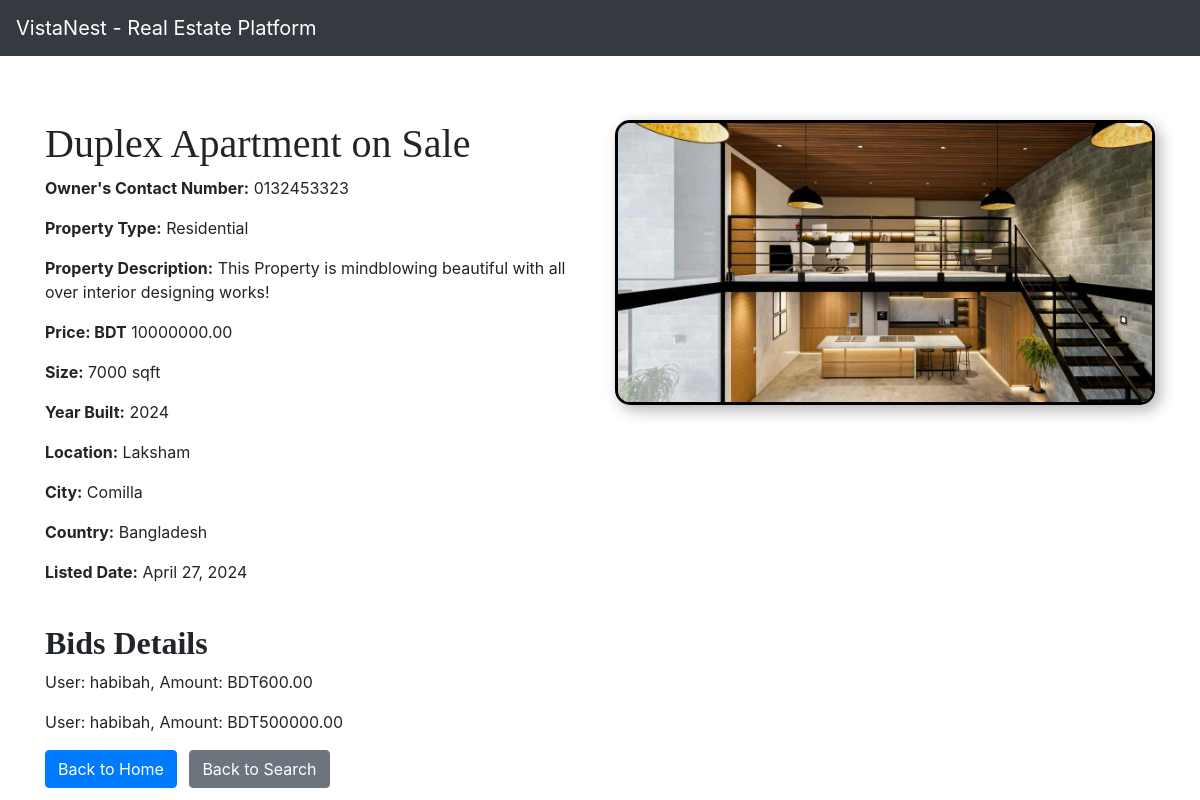
The page /details/24 on the database its author committed.
### platforms/models.py (models this page shows, shortened)
class Platform(models.Model):
    property_type_choices = [
        ('Residential', 'Residential'),
        ('Commercial', 'Commercial'),
        ('Land', 'Land'),
        ('Industrial', 'Industrial'),
        ('Special Purpose', 'Special Purpose')
    ]
    owner_contact_number = models.CharField(max_length=15, blank=True, null=True)
    title = models.CharField(max_length=100)
    description = models.TextField(default="This Property is mindblowing!")
    property_type = models.CharField(max_length=20, choices=property_type_choices)
    price = models.DecimalField(max_digits=10, decimal_places=2)
    size_sqft = models.PositiveIntegerField()
    year_built = models.PositiveIntegerField()
    location = models.CharField(max_length=100)
    city = models.CharField(max_length=50)
    country = models.CharField(max_length=50)
    listed_date = models.DateField(auto_now_add=True)
    image = models.ImageField(default='houses.png', blank=True)

class Bid(models.Model):
    user = models.ForeignKey(User, on_delete=models.CASCADE)
    property = models.ForeignKey(Platform, on_delete=models.CASCADE, related_name='bids')
    amount = models.DecimalField(max_digits=10, decimal_places=2)
    bid_status = models.CharField(max_length=20, choices=[
        ('Pending', 'Pending'),
        ('Accepted', 'Accepted'),
        ('Rejected', 'Rejected')
    ], default='Pending')
    date_placed = models.DateTimeField(auto_now_add=True)

### mysite/views.py (the view)
# urls.py: path('details/<int:property_id>', views.details, name='details'),
def details(request, property_id):
    platform = get_object_or_404(Platform, pk=property_id)
    bids = platform.bids.all().select_related('user')
    return render(request, 'details.html', {
    "platform": platform,  'bids': bids,
  })

### templates/details.html (shortened to what this page needs)
<!DOCTYPE html>
<html lang="en">
<head>
    <link rel="stylesheet" href="https://stackpath.bootstrapcdn.com/bootstrap/4.3.1/css/bootstrap.min.css">
    <link rel="stylesheet" href="https://use.fontawesome.com/releases/v5.8.1/css/all.css">
</head>
<body>
    <nav class="navbar navbar-expand-md navbar-dark bg-dark fixed-top">
        <a class="navbar-brand" href="#">VistaNest - Real Estate Platform</a>
    </nav>
    <br><br><br>
    <div class="container mt-5">
        <div class="row">
            <div class="col-md-6">
                <h1 style="font-family: 'Montserrat';">{{ platform.title }}</h1>
                <p><strong>Owner's Contact Number:</strong> {{ platform.owner_contact_number }}</p>
                <p><strong>Property Type:</strong> {{ platform.property_type }}</p>
                <p><strong>Property Description:</strong> {{ platform.description }}</p>
                <p><strong>Price: BDT</strong> {{ platform.price }}</p>
                <p><strong>Size:</strong> {{ platform.size_sqft }} sqft</p>
                <p><strong>Year Built:</strong> {{ platform.year_built }}</p>
                <p><strong>Location:</strong> {{ platform.location }}</p>
                <p><strong>City:</strong> {{ platform.city }}</p>
                <p><strong>Country:</strong> {{ platform.country }}</p>
                <p><strong>Listed Date:</strong> {{ platform.listed_date }}</p>
            </div>
            <div class="col-md-6">
                <img src="{{ platform.image.url }}" alt="Property Image" class="bordered-image img-fluid" style="max-width: 100%; height: auto; border: 3px solid black; border-radius: 15px; box-shadow: 5px 5px 15px rgba(0, 0, 0, 0.3);">
            </div>
        </div>
        <br>
        <h2 style="font-family: 'Montserrat';"><b>Bids Details</b></h2>
        <div id="bids" class="mb-3">
            {% for bid in bids %}
                <p>User: {{ bid.user.username }}, Amount: BDT{{ bid.amount }}</p>
            {% empty %}
                <p>No bids available for this property.</p>
            {% endfor %}
        </div>
        <a href="{% url 'home' %}" class="btn btn-primary">Back to Home</a>
        <a href="{% url 'search' %}" class="btn btn-secondary ml-2">Back to Search</a>
</body>
</html>

### rows shown on the page
Platform: title "Duplex Apartment on Sale", owner_contact_number "0132453323", property_type "Residential", description "This Property is mindblowing beautiful with all over interior designing works!", price "10000000.00", size_sqft "7000", year_built "2024", location "Laksham", city "Comilla", country "Bangladesh", listed_date "April 27, 2024", image (picture)
Bid: user.username "habibah", amount "600.00"
Bid: user.username "habibah", amount "500000.00"
